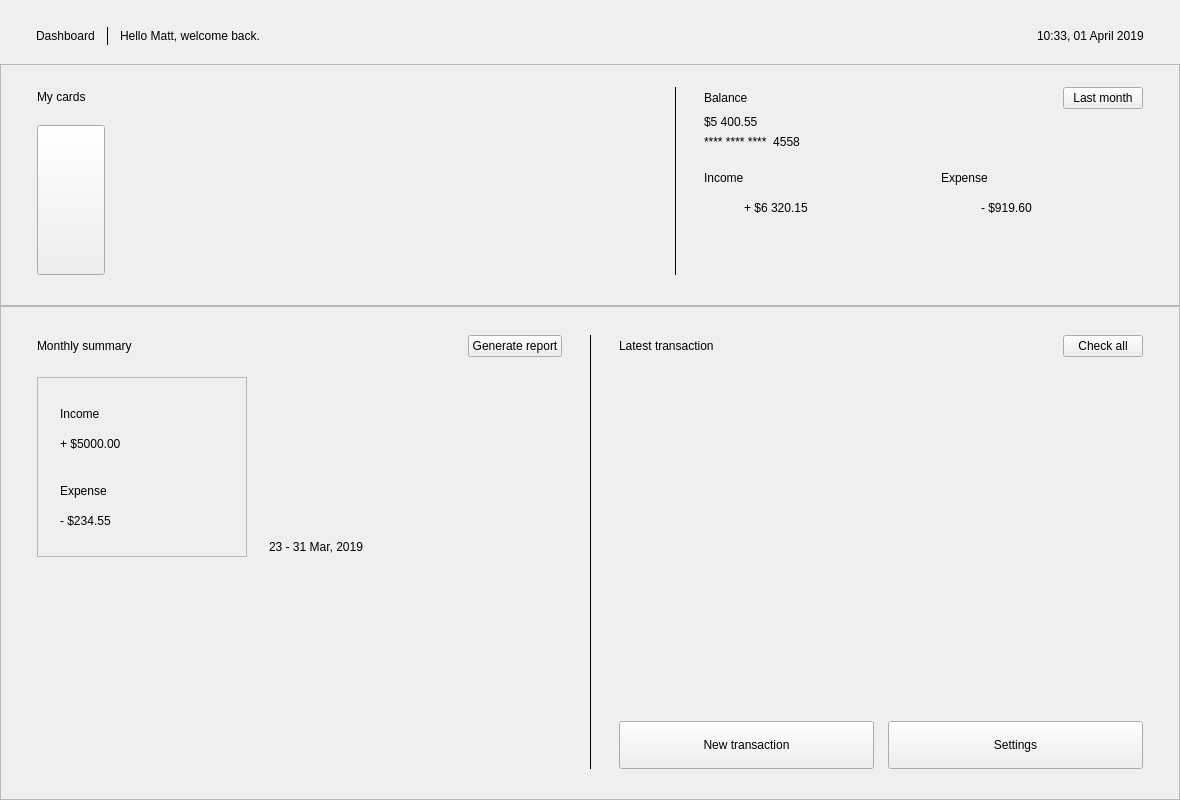
<?xml version="1.0" encoding="UTF-8"?>
<ui version="4.0">
 <class>DashboardComponent</class>
 <widget class="QCustomComponent" name="DashboardComponent">
  <property name="geometry">
   <rect><x>0</x><y>0</y><width>1180</width><height>800</height></rect>
  </property>
  <layout class="QVBoxLayout" name="dashOuter">
   <property name="spacing"><number>0</number></property>
   <property name="leftMargin"><number>0</number></property>
   <property name="topMargin"><number>0</number></property>
   <property name="rightMargin"><number>0</number></property>
   <property name="bottomMargin"><number>0</number></property>
   <item>
    <widget class="QScrollArea" name="dashScroll">
     <property name="widgetResizable"><bool>true</bool></property>
     <property name="frameShape"><enum>QFrame::NoFrame</enum></property>
     <property name="horizontalScrollBarPolicy"><enum>Qt::ScrollBarAsNeeded</enum></property>
     <widget class="QWidget" name="dashScrollContents">
      <property name="geometry"><rect><x>0</x><y>0</y><width>1180</width><height>820</height></rect></property>
      <layout class="QVBoxLayout" name="dashBody">
       <property name="spacing"><number>0</number></property>
       <property name="leftMargin"><number>0</number></property>
       <property name="topMargin"><number>0</number></property>
       <property name="rightMargin"><number>0</number></property>
       <property name="bottomMargin"><number>0</number></property>

       <!-- ============ TOP BAR ============ -->
       <item>
        <widget class="QWidget" name="topBar" native="true">
         <layout class="QHBoxLayout" name="topBarLayout">
          <property name="spacing"><number>12</number></property>
          <property name="leftMargin"><number>36</number></property>
          <property name="topMargin"><number>26</number></property>
          <property name="rightMargin"><number>36</number></property>
          <property name="bottomMargin"><number>18</number></property>
          <item>
           <widget class="QLabel" name="crumbActive">
            <property name="text"><string>Dashboard</string></property>
            <property name="role" stdset="0"><string>crumbActive</string></property>
           </widget>
          </item>
          <item>
           <widget class="QLabel" name="crumbSep">
            <property name="minimumSize"><size><width>1</width><height>18</height></size></property>
            <property name="maximumSize"><size><width>1</width><height>18</height></size></property>
            <property name="frameShape"><enum>QFrame::VLine</enum></property>
            <property name="text"><string/></property>
            <property name="role" stdset="0"><string>crumbSep</string></property>
           </widget>
          </item>
          <item>
           <widget class="QLabel" name="crumbHello">
            <property name="text"><string>Hello Matt, welcome back.</string></property>
            <property name="role" stdset="0"><string>crumbHello</string></property>
           </widget>
          </item>
          <item>
           <spacer name="topBarSpacer">
            <property name="orientation"><enum>Qt::Horizontal</enum></property>
            <property name="sizeHint" stdset="0"><size><width>40</width><height>20</height></size></property>
           </spacer>
          </item>
          <item>
           <widget class="QLabel" name="clockLabel">
            <property name="text"><string>10:33, 01 April 2019</string></property>
            <property name="role" stdset="0"><string>clock</string></property>
           </widget>
          </item>
         </layout>
        </widget>
       </item>

       <!-- ============ TOP SECTION (white): My cards | Balance ============ -->
       <item>
        <widget class="QFrame" name="topSection">
         <property name="frameShape"><enum>QFrame::StyledPanel</enum></property>
         <property name="role" stdset="0"><string>topPanel</string></property>
         <layout class="QHBoxLayout" name="topSectionLayout">
          <property name="spacing"><number>28</number></property>
          <property name="leftMargin"><number>36</number></property>
          <property name="topMargin"><number>22</number></property>
          <property name="rightMargin"><number>36</number></property>
          <property name="bottomMargin"><number>30</number></property>

          <!-- cards side -->
          <item>
           <layout class="QVBoxLayout" name="cardsSide" stretch="0,1">
            <property name="spacing"><number>18</number></property>
            <item>
             <layout class="QHBoxLayout" name="cardsHead">
              <item><widget class="QLabel" name="cardsTitle"><property name="text"><string>My cards</string></property><property name="role" stdset="0"><string>panelTitle</string></property></widget></item>
              <item><spacer name="cardsHeadSpacer"><property name="orientation"><enum>Qt::Horizontal</enum></property><property name="sizeHint" stdset="0"><size><width>40</width><height>20</height></size></property></spacer></item>
              <item>
               <widget class="QCustomPageDots" name="cardsDots">
                <property name="count" stdset="0"><number>3</number></property>
                <property name="activeIndex" stdset="0"><number>0</number></property>
               </widget>
              </item>
             </layout>
            </item>
            <item>
             <layout class="QHBoxLayout" name="cardsRow">
              <property name="spacing"><number>16</number></property>
              <item>
               <widget class="QPushButton" name="addCardBtn">
                <property name="minimumSize"><size><width>68</width><height>150</height></size></property>
                <property name="maximumSize"><size><width>68</width><height>150</height></size></property>
                <property name="cursor"><cursorShape>PointingHandCursor</cursorShape></property>
                <property name="text"><string/></property>
               </widget>
              </item>
              <item>
               <widget class="QCustomPaymentCard" name="blueCard">
                <property name="minimumSize"><size><width>250</width><height>150</height></size></property>
                <property name="maximumSize"><size><width>270</width><height>150</height></size></property>
                <property name="brand" stdset="0"><string>VISA</string></property>
                <property name="amount" stdset="0"><string>$5 400.55</string></property>
                <property name="number" stdset="0"><string>4558</string></property>
                <property name="variant" stdset="0"><string>gradient</string></property>
                <property name="fullNumber" stdset="0"><string>4539 1482 0343 4558</string></property>
                <property name="revealable" stdset="0"><bool>true</bool></property>
               </widget>
              </item>
              <item>
               <widget class="QCustomPaymentCard" name="greyCard">
                <property name="minimumSize"><size><width>250</width><height>150</height></size></property>
                <property name="maximumSize"><size><width>270</width><height>150</height></size></property>
                <property name="brand" stdset="0"><string>VISA</string></property>
                <property name="amount" stdset="0"><string>$23 400,55</string></property>
                <property name="number" stdset="0"><string>3225</string></property>
                <property name="variant" stdset="0"><string>flat</string></property>
                <property name="fullNumber" stdset="0"><string>4024 0071 9876 3225</string></property>
                <property name="revealable" stdset="0"><bool>true</bool></property>
               </widget>
              </item>
              <item><spacer name="cardsRowSpacer"><property name="orientation"><enum>Qt::Horizontal</enum></property><property name="sizeHint" stdset="0"><size><width>10</width><height>20</height></size></property></spacer></item>
             </layout>
            </item>
           </layout>
          </item>

          <!-- vertical divider -->
          <item>
           <widget class="QFrame" name="topDivider">
            <property name="minimumSize"><size><width>1</width><height>0</height></size></property>
            <property name="maximumSize"><size><width>1</width><height>16777215</height></size></property>
            <property name="frameShape"><enum>QFrame::VLine</enum></property>
            <property name="role" stdset="0"><string>vdivider</string></property>
           </widget>
          </item>

          <!-- balance side -->
          <item>
           <layout class="QVBoxLayout" name="balanceSide">
            <property name="spacing"><number>6</number></property>
            <item>
             <layout class="QHBoxLayout" name="balanceHead">
              <item><widget class="QLabel" name="balanceTitle"><property name="text"><string>Balance</string></property><property name="role" stdset="0"><string>panelTitle</string></property></widget></item>
              <item><spacer name="balanceHeadSpacer"><property name="orientation"><enum>Qt::Horizontal</enum></property><property name="sizeHint" stdset="0"><size><width>40</width><height>20</height></size></property></spacer></item>
              <item>
               <widget class="QPushButton" name="lastMonthBtn">
                <property name="text"><string>Last month</string></property>
                <property name="cursor"><cursorShape>PointingHandCursor</cursorShape></property>
                <property name="layoutDirection"><enum>Qt::RightToLeft</enum></property>
                <property name="iconSize"><size><width>16</width><height>16</height></size></property>
               </widget>
              </item>
             </layout>
            </item>
            <item><widget class="QLabel" name="balanceBig"><property name="text"><string>$5 400.55</string></property><property name="role" stdset="0"><string>balanceBig</string></property></widget></item>
            <item><widget class="QLabel" name="balanceNumber"><property name="text"><string>**** **** ****  4558</string></property><property name="role" stdset="0"><string>balanceNumber</string></property></widget></item>
            <item><spacer name="balanceMidSpacer"><property name="orientation"><enum>Qt::Vertical</enum></property><property name="sizeHint" stdset="0"><size><width>10</width><height>16</height></size></property><property name="sizeType"><enum>QSizePolicy::Fixed</enum></property></spacer></item>
            <item>
             <layout class="QHBoxLayout" name="balanceStats">
              <property name="spacing"><number>34</number></property>
              <item>
               <layout class="QVBoxLayout" name="incomeCol">
                <property name="spacing"><number>8</number></property>
                <item><widget class="QLabel" name="incomeLabel"><property name="text"><string>Income</string></property><property name="role" stdset="0"><string>statLabel</string></property></widget></item>
                <item>
                 <layout class="QHBoxLayout" name="incomeRow">
                  <property name="spacing"><number>10</number></property>
                  <item><widget class="QCustomTrendChip" name="incomeChip"><property name="minimumSize"><size><width>30</width><height>30</height></size></property><property name="maximumSize"><size><width>30</width><height>30</height></size></property><property name="direction" stdset="0"><string>up</string></property><property name="variant" stdset="0"><string>circle</string></property></widget></item>
                  <item><widget class="QLabel" name="incomeValue"><property name="text"><string>+ $6 320.15</string></property><property name="role" stdset="0"><string>statValue</string></property></widget></item>
                  <item><spacer name="incomeSpacer"><property name="orientation"><enum>Qt::Horizontal</enum></property><property name="sizeHint" stdset="0"><size><width>10</width><height>20</height></size></property></spacer></item>
                 </layout>
                </item>
               </layout>
              </item>
              <item>
               <layout class="QVBoxLayout" name="expenseCol">
                <property name="spacing"><number>8</number></property>
                <item><widget class="QLabel" name="expenseLabel"><property name="text"><string>Expense</string></property><property name="role" stdset="0"><string>statLabel</string></property></widget></item>
                <item>
                 <layout class="QHBoxLayout" name="expenseRow">
                  <property name="spacing"><number>10</number></property>
                  <item><widget class="QCustomTrendChip" name="expenseChip"><property name="minimumSize"><size><width>30</width><height>30</height></size></property><property name="maximumSize"><size><width>30</width><height>30</height></size></property><property name="direction" stdset="0"><string>down</string></property><property name="variant" stdset="0"><string>circle</string></property></widget></item>
                  <item><widget class="QLabel" name="expenseValue"><property name="text"><string>- $919.60</string></property><property name="role" stdset="0"><string>statValue</string></property></widget></item>
                  <item><spacer name="expenseSpacer"><property name="orientation"><enum>Qt::Horizontal</enum></property><property name="sizeHint" stdset="0"><size><width>10</width><height>20</height></size></property></spacer></item>
                 </layout>
                </item>
               </layout>
              </item>
             </layout>
            </item>
            <item><spacer name="balanceBottomSpacer"><property name="orientation"><enum>Qt::Vertical</enum></property><property name="sizeHint" stdset="0"><size><width>10</width><height>10</height></size></property></spacer></item>
           </layout>
          </item>
         </layout>
        </widget>
       </item>

       <!-- ============ BOTTOM SECTION (grey): Monthly summary | Latest transaction ============ -->
       <item>
        <widget class="QFrame" name="bottomSection">
         <property name="sizePolicy">
          <sizepolicy hsizetype="Preferred" vsizetype="Expanding"><horstretch>0</horstretch><verstretch>1</verstretch></sizepolicy>
         </property>
         <property name="frameShape"><enum>QFrame::StyledPanel</enum></property>
         <property name="role" stdset="0"><string>bottomPanel</string></property>
         <layout class="QHBoxLayout" name="bottomSectionLayout">
          <property name="spacing"><number>28</number></property>
          <property name="leftMargin"><number>36</number></property>
          <property name="topMargin"><number>28</number></property>
          <property name="rightMargin"><number>36</number></property>
          <property name="bottomMargin"><number>30</number></property>

          <!-- monthly summary -->
          <item>
           <layout class="QVBoxLayout" name="summarySide">
            <property name="spacing"><number>20</number></property>
            <item>
             <layout class="QHBoxLayout" name="summaryHead">
              <item><widget class="QLabel" name="summaryTitle"><property name="text"><string>Monthly summary</string></property><property name="role" stdset="0"><string>panelTitle</string></property></widget></item>
              <item><spacer name="summaryHeadSpacer"><property name="orientation"><enum>Qt::Horizontal</enum></property><property name="sizeHint" stdset="0"><size><width>40</width><height>20</height></size></property></spacer></item>
              <item><widget class="QPushButton" name="generateReportBtn"><property name="text"><string>Generate report</string></property><property name="cursor"><cursorShape>PointingHandCursor</cursorShape></property><property name="role" stdset="0"><string>link</string></property></widget></item>
             </layout>
            </item>
            <item>
             <layout class="QHBoxLayout" name="summaryBody">
              <property name="spacing"><number>22</number></property>
              <item>
               <widget class="QFrame" name="summaryBox">
                <property name="minimumSize"><size><width>210</width><height>150</height></size></property>
                <property name="maximumSize"><size><width>240</width><height>16777215</height></size></property>
                <property name="frameShape"><enum>QFrame::StyledPanel</enum></property>
                <property name="role" stdset="0"><string>dashBox</string></property>
                <layout class="QVBoxLayout" name="summaryBoxLayout">
                 <property name="spacing"><number>4</number></property>
                 <property name="leftMargin"><number>22</number></property>
                 <property name="topMargin"><number>22</number></property>
                 <property name="rightMargin"><number>22</number></property>
                 <property name="bottomMargin"><number>22</number></property>
                 <item><widget class="QLabel" name="sumIncomeLabel"><property name="text"><string>Income</string></property><property name="role" stdset="0"><string>statLabel</string></property></widget></item>
                 <item><widget class="QLabel" name="sumIncomeValue"><property name="text"><string>+ $5000.00</string></property><property name="role" stdset="0"><string>moneyPos</string></property></widget></item>
                 <item><spacer name="sumBoxDiv"><property name="orientation"><enum>Qt::Vertical</enum></property><property name="sizeHint" stdset="0"><size><width>10</width><height>16</height></size></property><property name="sizeType"><enum>QSizePolicy::Fixed</enum></property></spacer></item>
                 <item><widget class="QLabel" name="sumExpenseLabel"><property name="text"><string>Expense</string></property><property name="role" stdset="0"><string>statLabel</string></property></widget></item>
                 <item><widget class="QLabel" name="sumExpenseValue"><property name="text"><string>- $234.55</string></property><property name="role" stdset="0"><string>moneyNeg</string></property></widget></item>
                </layout>
               </widget>
              </item>
              <item>
               <layout class="QVBoxLayout" name="chartCol">
                <property name="spacing"><number>10</number></property>
                <item>
                 <widget class="QCustomMiniBarChart" name="barsChart">
                  <property name="minimumSize"><size><width>0</width><height>150</height></size></property>
                  <property name="barWidth" stdset="0"><number>9</number></property>
                  <property name="cornerRadius" stdset="0"><number>4</number></property>
                 </widget>
                </item>
                <item>
                 <layout class="QHBoxLayout" name="summaryFoot">
                  <item><widget class="QLabel" name="summaryDates"><property name="text"><string>23 - 31 Mar, 2019</string></property><property name="role" stdset="0"><string>panelSub</string></property></widget></item>
                  <item><spacer name="summaryFootSpacer"><property name="orientation"><enum>Qt::Horizontal</enum></property><property name="sizeHint" stdset="0"><size><width>40</width><height>20</height></size></property></spacer></item>
                  <item>
                   <widget class="QCustomPageDots" name="summaryDots">
                    <property name="count" stdset="0"><number>3</number></property>
                    <property name="activeIndex" stdset="0"><number>2</number></property>
                   </widget>
                  </item>
                 </layout>
                </item>
               </layout>
              </item>
             </layout>
            </item>
            <item><spacer name="summaryBottomSpacer"><property name="orientation"><enum>Qt::Vertical</enum></property><property name="sizeHint" stdset="0"><size><width>10</width><height>10</height></size></property></spacer></item>
           </layout>
          </item>

          <!-- vertical divider -->
          <item>
           <widget class="QFrame" name="bottomDivider">
            <property name="minimumSize"><size><width>1</width><height>0</height></size></property>
            <property name="maximumSize"><size><width>1</width><height>16777215</height></size></property>
            <property name="frameShape"><enum>QFrame::VLine</enum></property>
            <property name="role" stdset="0"><string>vdivider</string></property>
           </widget>
          </item>

          <!-- latest transaction -->
          <item>
           <layout class="QVBoxLayout" name="txnSide">
            <property name="spacing"><number>16</number></property>
            <item>
             <layout class="QHBoxLayout" name="txnHead">
              <item><widget class="QLabel" name="txnTitle"><property name="text"><string>Latest transaction</string></property><property name="role" stdset="0"><string>panelTitle</string></property></widget></item>
              <item><spacer name="txnHeadSpacer"><property name="orientation"><enum>Qt::Horizontal</enum></property><property name="sizeHint" stdset="0"><size><width>40</width><height>20</height></size></property></spacer></item>
              <item><widget class="QPushButton" name="checkAllBtn"><property name="text"><string>Check all</string></property><property name="cursor"><cursorShape>PointingHandCursor</cursorShape></property><property name="role" stdset="0"><string>link</string></property></widget></item>
             </layout>
            </item>
            <item>
             <widget class="QWidget" name="txnBody" native="true">
              <layout class="QVBoxLayout" name="txnBodyLayout">
               <property name="spacing"><number>14</number></property>
               <property name="leftMargin"><number>0</number></property>
               <property name="topMargin"><number>4</number></property>
               <property name="rightMargin"><number>0</number></property>
               <property name="bottomMargin"><number>4</number></property>
              </layout>
             </widget>
            </item>
            <item><spacer name="txnSpacer"><property name="orientation"><enum>Qt::Vertical</enum></property><property name="sizeHint" stdset="0"><size><width>20</width><height>10</height></size></property></spacer></item>
            <item>
             <layout class="QHBoxLayout" name="txnButtons">
              <property name="spacing"><number>14</number></property>
              <item>
               <widget class="QCustomQPushButton" name="newTransactionBtn">
                <property name="minimumSize"><size><width>0</width><height>48</height></size></property>
                <property name="text"><string>New transaction</string></property>
                <property name="cursor"><cursorShape>PointingHandCursor</cursorShape></property>
               </widget>
              </item>
              <item>
               <widget class="QCustomQPushButton" name="settingsBtn">
                <property name="minimumSize"><size><width>0</width><height>48</height></size></property>
                <property name="text"><string>Settings</string></property>
                <property name="cursor"><cursorShape>PointingHandCursor</cursorShape></property>
               </widget>
              </item>
             </layout>
            </item>
           </layout>
          </item>
         </layout>
        </widget>
       </item>
      </layout>
     </widget>
    </widget>
   </item>
  </layout>
 </widget>
 <customwidgets>
  <customwidget>
   <class>QCustomComponent</class>
   <extends>QWidget</extends>
   <header>Custom_Widgets.QCustomComponent</header>
   <container>1</container>
  </customwidget>
  <customwidget>
   <class>QCustomQPushButton</class>
   <extends>QPushButton</extends>
   <header>Custom_Widgets.QCustomQPushButton</header>
  </customwidget>
  <customwidget>
   <class>QCustomPaymentCard</class>
   <extends>QWidget</extends>
   <header>Custom_Widgets.QCustomPaymentCard</header>
  </customwidget>
  <customwidget>
   <class>QCustomMiniBarChart</class>
   <extends>QWidget</extends>
   <header>Custom_Widgets.QCustomMiniBarChart</header>
  </customwidget>
  <customwidget>
   <class>QCustomTrendChip</class>
   <extends>QWidget</extends>
   <header>Custom_Widgets.QCustomTrendChip</header>
  </customwidget>
  <customwidget>
   <class>QCustomPageDots</class>
   <extends>QWidget</extends>
   <header>Custom_Widgets.QCustomPageDots</header>
  </customwidget>
 </customwidgets>
 <resources/>
 <connections/>
</ui>
